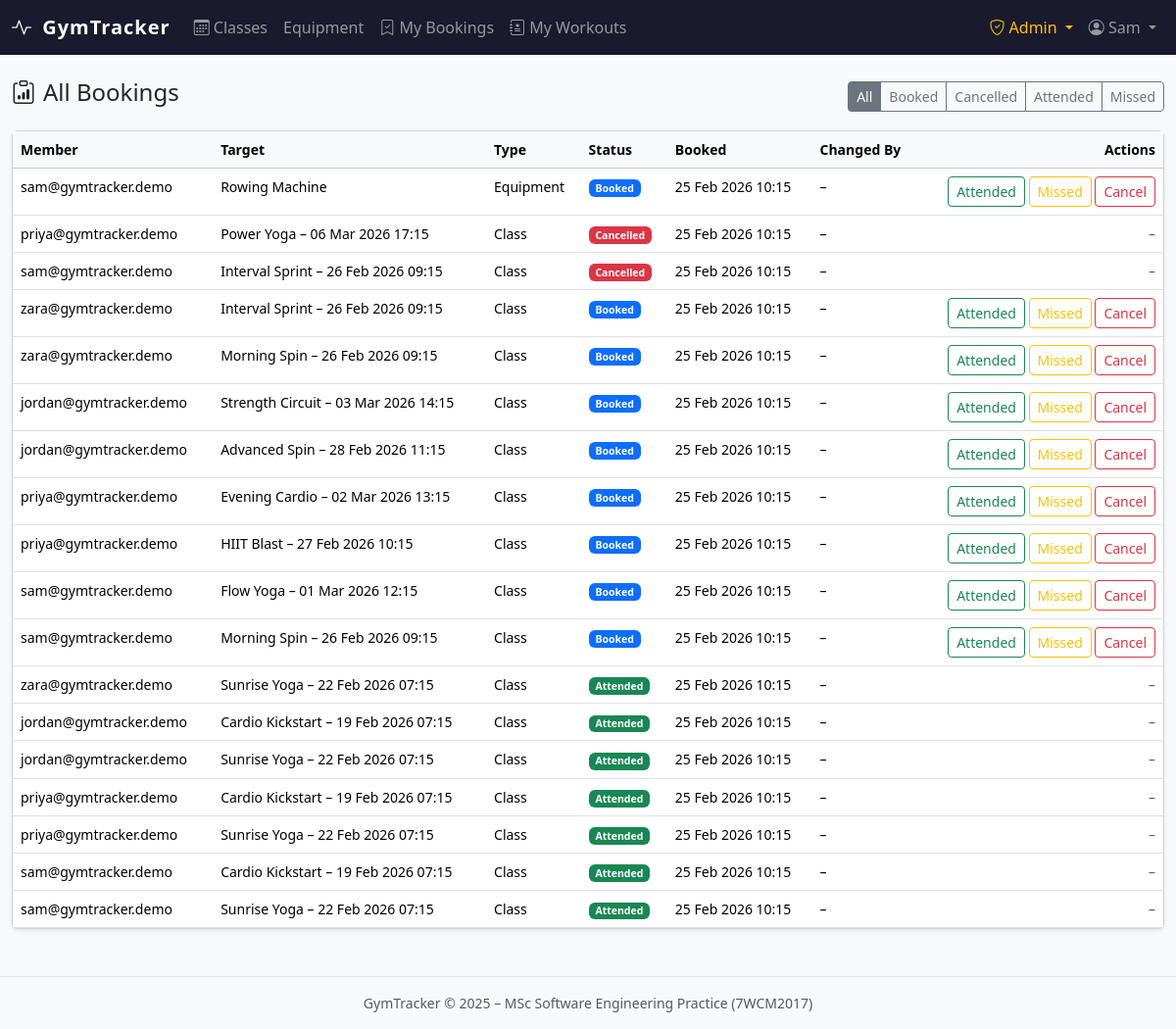
The app's page /bookings/admin/ (signed in) with its own data.
### accounts/models.py (models this page shows, shortened)
class User(AbstractBaseUser, PermissionsMixin):
    class Role(models.TextChoices):
        MEMBER = 'MEMBER', 'Member'
        ADMIN = 'ADMIN', 'Admin'
    email = models.EmailField(unique=True)
    first_name = models.CharField(max_length=150, blank=True)
    last_name = models.CharField(max_length=150, blank=True)
    role = models.CharField(max_length=10, choices=Role.choices, default=Role.MEMBER)
    is_active = models.BooleanField(default=True)
    is_staff = models.BooleanField(default=False)
    date_joined = models.DateTimeField(default=timezone.now)
    USERNAME_FIELD = 'email'
    REQUIRED_FIELDS = []
    objects = UserManager()
    class Meta:
        verbose_name = 'user'
        verbose_name_plural = 'users'
    @property
    def is_admin_role(self):
        return self.role == self.Role.ADMIN or self.is_staff or self.is_superuser

### bookings/models.py (models this page shows, shortened)
class Booking(models.Model):
    class Status(models.TextChoices):
        BOOKED = 'BOOKED', 'Booked'
        CANCELLED = 'CANCELLED', 'Cancelled'
        ATTENDED = 'ATTENDED', 'Attended'
        MISSED = 'MISSED', 'Missed'
    VALID_TRANSITIONS: dict[str, set[str]] = {
        Status.BOOKED:     {Status.CANCELLED, Status.ATTENDED, Status.MISSED},
        Status.CANCELLED:  set(),   # terminal
        Status.ATTENDED:   set(),   # terminal
        Status.MISSED:     set(),   # terminal
    }
    user = models.ForeignKey(
        settings.AUTH_USER_MODEL,
        on_delete=models.CASCADE,
        related_name='bookings',
    )
    workout_class = models.ForeignKey(
        'gym.WorkoutClass',
        on_delete=models.CASCADE,
        null=True, blank=True,
        related_name='bookings',
    )
    equipment = models.ForeignKey(
        'gym.GymEquipment',
        on_delete=models.CASCADE,
        null=True, blank=True,
        related_name='bookings',
    )
    status = models.CharField(max_length=12, choices=Status.choices, default=Status.BOOKED)
    booked_at = models.DateTimeField(default=timezone.now)
    slot_start = models.DateTimeField(null=True, blank=True)
    slot_end = models.DateTimeField(null=True, blank=True)
    status_changed_at = models.DateTimeField(auto_now=True)
    status_changed_by = models.ForeignKey(
        settings.AUTH_USER_MODEL,
        on_delete=models.SET_NULL,
        null=True, blank=True,
        related_name='booking_changes',
    )
    notes = models.TextField(blank=True)
    class Meta:
        ordering = ['-booked_at']
        constraints = [
            models.UniqueConstraint(
                fields=['user', 'workout_class'],
                condition=models.Q(status='BOOKED'),
                name='unique_active_class_booking',
            ),
            models.UniqueConstraint(
                fields=['user', 'equipment', 'slot_start'],
                condition=models.Q(status='BOOKED'),
                name='unique_active_equipment_booking',
            ),
        ]
    @property
    def booking_target(self):
        return self.workout_class or self.equipment
    @property
    def target_type(self):
        return 'class' if self.workout_class else 'equipment'

### gym/models.py (models this page shows, shortened)
class GymEquipment(models.Model):
    name = models.CharField(max_length=200)
    description = models.TextField(blank=True)
    category = models.ForeignKey(
        WorkoutCategory, on_delete=models.SET_NULL,
        null=True, blank=True, related_name='equipment',
    )
    location = models.CharField(max_length=200, blank=True, help_text="e.g. 'Ground floor, Zone A'")
    capacity = models.PositiveIntegerField(default=1)
    is_active = models.BooleanField(default=True)
    image = models.ImageField(upload_to='equipment/', null=True, blank=True)
    booking_count = models.PositiveIntegerField(default=0, editable=False)
    view_count = models.PositiveIntegerField(default=0, editable=False)
    is_featured = models.BooleanField(default=False)
    impression_count = models.PositiveIntegerField(default=0, editable=False)
    click_count = models.PositiveIntegerField(default=0, editable=False)
    created_at = models.DateTimeField(auto_now_add=True)
    updated_at = models.DateTimeField(auto_now=True)
    class Meta:
        ordering = ['-is_featured', 'name']
        verbose_name = 'Gym Equipment'
        verbose_name_plural = 'Gym Equipment'
    def __str__(self):
        return self.name

class WorkoutClass(models.Model):
    name = models.CharField(max_length=200)
    description = models.TextField(blank=True)
    category = models.ForeignKey(
        WorkoutCategory, on_delete=models.SET_NULL,
        null=True, blank=True, related_name='classes',
    )
    instructor = models.CharField(max_length=200, blank=True)
    location = models.CharField(max_length=200, blank=True)
    start_time = models.DateTimeField()
    duration_minutes = models.PositiveIntegerField(default=60)
    capacity = models.PositiveIntegerField(default=20)
    booked_count = models.PositiveIntegerField(default=0, editable=False)
    is_active = models.BooleanField(default=True)
    image = models.ImageField(upload_to='classes/', null=True, blank=True)
    view_count = models.PositiveIntegerField(default=0, editable=False)
    booking_count = models.PositiveIntegerField(default=0, editable=False)
    is_featured = models.BooleanField(default=False)
    impression_count = models.PositiveIntegerField(default=0, editable=False)
    click_count = models.PositiveIntegerField(default=0, editable=False)
    created_at = models.DateTimeField(auto_now_add=True)
    updated_at = models.DateTimeField(auto_now=True)
    class Meta:
        ordering = ['start_time']
        verbose_name = 'Workout Class'
        verbose_name_plural = 'Workout Classes'
    def __str__(self):
        return f"{self.name} – {self.start_time.strftime('%d %b %Y %H:%M')}"

### bookings/views.py (the view)
# urls.py: path('admin/', views.admin_booking_list, name='admin_booking_list'),
@admin_required
def admin_booking_list(request):
    status_filter = request.GET.get('status', '')
    bookings = Booking.objects.all().select_related(
        'user', 'workout_class', 'equipment', 'status_changed_by'
    ).order_by('-booked_at')
    if status_filter:
        bookings = bookings.filter(status=status_filter)
    return render(request, 'bookings/admin/booking_list.html', {
        'bookings': bookings,
        'status_choices': Booking.Status.choices,
        'status_filter': status_filter,
    })

### bookings/templates/bookings/admin/booking_list.html (shortened to what this page needs)
{% extends "base.html" %}
{% block content %}
<div class="d-flex justify-content-between align-items-center mb-3">
  <h2 class="h4"><i class="bi bi-clipboard-data me-2"></i>All Bookings</h2>
  <div class="btn-group btn-group-sm">
    <a href="{% url 'bookings:admin_booking_list' %}" class="btn btn-outline-secondary {% if not status_filter %}active{% endif %}">All</a>
    {% for val, label in status_choices %}
    <a href="?status={{ val }}" class="btn btn-outline-secondary {% if status_filter == val %}active{% endif %}">{{ label }}</a>
    {% endfor %}
  </div>
</div>
<div class="card shadow-sm">
  <div class="card-body p-0">
    <table class="table table-hover mb-0 small">
      <thead class="table-light">
        <tr>
          <th>Member</th><th>Target</th><th>Type</th><th>Status</th>
          <th>Booked</th><th>Changed By</th><th class="text-end">Actions</th>
        </tr>
      </thead>
      <tbody>
        {% for booking in bookings %}
        <tr>
          <td>{{ booking.user.email }}</td>
          <td>{{ booking.booking_target }}</td>
          <td>{{ booking.target_type|capfirst }}</td>
          <td>
            <span class="badge badge-{{ booking.status|lower }}">{{ booking.get_status_display }}</span>
          </td>
          <td>{{ booking.booked_at|date:"d M Y H:i" }}</td>
          <td>{{ booking.status_changed_by.email|default:"–" }}</td>
          <td class="text-end">
            {% if booking.status == 'BOOKED' %}
            <form method="post" action="{% url 'bookings:admin_mark_booking' booking.pk %}" class="d-inline">
              <button name="new_status" value="ATTENDED" class="btn btn-xs btn-sm btn-outline-success">Attended</button>
              <button name="new_status" value="MISSED" class="btn btn-xs btn-sm btn-outline-warning">Missed</button>
              <button name="new_status" value="CANCELLED" class="btn btn-xs btn-sm btn-outline-danger">Cancel</button>
            </form>
            {% else %}
            <span class="text-muted">–</span>
            {% endif %}
          </td>
        </tr>
        {% empty %}
        <tr><td colspan="7" class="text-center text-muted py-4">No bookings found.</td></tr>
        {% endfor %}
      </tbody>
    </table>
  </div>
</div>
{% endblock %}

### templates/base.html (shortened to what this page needs)
<!DOCTYPE html>
<html lang="en">
<head>
  <link rel="stylesheet" href="https://cdn.jsdelivr.net/npm/bootstrap@5.3.2/dist/css/bootstrap.min.css">
  <link rel="stylesheet" href="https://cdn.jsdelivr.net/npm/bootstrap-icons@1.11.3/font/bootstrap-icons.min.css">
</head>
<body>
<nav class="navbar navbar-expand-lg navbar-dark">
  <div class="container-fluid">
    <a class="navbar-brand text-white" href="{% url 'gym:dashboard' %}">
      <i class="bi bi-activity me-1"></i> GymTracker
    </a>
    <div class="collapse navbar-collapse" id="mainNav">
      <ul class="navbar-nav me-auto">
        {% if user.is_authenticated %}
        <li class="nav-item">
          <a class="nav-link {% block nav_classes_active %}{% endblock %}" href="{% url 'gym:class_list' %}">
            <i class="bi bi-calendar3"></i> Classes
          </a>
        </li>
        <li class="nav-item">
          <a class="nav-link {% block nav_equip_active %}{% endblock %}" href="{% url 'gym:equipment_list' %}">
             Equipment
          </a>
        </li>
        <li class="nav-item">
          <a class="nav-link {% block nav_bookings_active %}{% endblock %}" href="{% url 'bookings:my_bookings' %}">
            <i class="bi bi-bookmark-check"></i> My Bookings
          </a>
        </li>
        <li class="nav-item">
          <a class="nav-link {% block nav_tracker_active %}{% endblock %}" href="{% url 'tracker:session_list' %}">
            <i class="bi bi-journal-medical"></i> My Workouts
          </a>
        </li>
        {% endif %}
      </ul>
      <ul class="navbar-nav ms-auto">
        {% if user.is_authenticated %}
          {% if user.is_admin_role %}
          <li class="nav-item dropdown">
            <a class="nav-link dropdown-toggle text-warning" href="#" data-bs-toggle="dropdown">
              <i class="bi bi-shield-check"></i> Admin
            </a>
          </li>
          {% endif %}
          <li class="nav-item dropdown">
            <a class="nav-link dropdown-toggle" href="#" data-bs-toggle="dropdown">
              <i class="bi bi-person-circle"></i> {{ user.first_name|default:user.email }}
            </a>
          </li>
        {% else %}
          <li class="nav-item"><a class="nav-link" href="{% url 'accounts:login' %}">Log in</a></li>
          <li class="nav-item"><a class="nav-link btn btn-outline-light btn-sm px-3 ms-2" href="{% url 'accounts:register' %}">Register</a></li>
        {% endif %}
      </ul>
    </div>
  </div>
</nav>
<main class="container-fluid py-4">
  {% block content %}{% endblock %}
</main>
<footer class="text-center text-muted py-3 border-top mt-4 small">
  GymTracker &copy; 2025 – MSc Software Engineering Practice (7WCM2017)
</footer>
</body>
</html>

### templates/base.html (style rules this page uses)
:root { --gt-primary: #0d6efd; --gt-dark: #1a1a2e; }
body { background: #f8f9fa; }
.navbar { background: var(--gt-dark) !important; }
.navbar-brand { font-weight: 700; letter-spacing: 0.05em; }
.badge-booked { background: #0d6efd; }
.badge-attended { background: #198754; }
.badge-cancelled { background: #dc3545; }

### records on screen
User: first_name "Sam"
Booking: user.email "sam@gymtracker.demo", booking_target "Rowing Machine", target_type "Equipment", status "Booked", booked_at "25 Feb 2026 10:15", status_changed_by.email "–", shows "Attended"
Booking: user.email "priya@gymtracker.demo", booking_target "Power Yoga – 06 Mar 2026 17:15", target_type "Class", status "Cancelled", booked_at "25 Feb 2026 10:15", status_changed_by.email "–"
Booking: user.email "sam@gymtracker.demo", booking_target "Interval Sprint – 26 Feb 2026 09:15", target_type "Class", status "Cancelled", booked_at "25 Feb 2026 10:15", status_changed_by.email "–"
Booking: user.email "zara@gymtracker.demo", booking_target "Interval Sprint – 26 Feb 2026 09:15", target_type "Class", status "Booked", booked_at "25 Feb 2026 10:15", status_changed_by.email "–", shows "Attended"
Booking: user.email "zara@gymtracker.demo", booking_target "Morning Spin – 26 Feb 2026 09:15", target_type "Class", status "Booked", booked_at "25 Feb 2026 10:15", status_changed_by.email "–", shows "Attended"
Booking: user.email "jordan@gymtracker.demo", booking_target "Strength Circuit – 03 Mar 2026 14:15", target_type "Class", status "Booked", booked_at "25 Feb 2026 10:15", status_changed_by.email "–", shows "Attended"
Booking: user.email "jordan@gymtracker.demo", booking_target "Advanced Spin – 28 Feb 2026 11:15", target_type "Class", status "Booked", booked_at "25 Feb 2026 10:15", status_changed_by.email "–", shows "Attended"
Booking: user.email "priya@gymtracker.demo", booking_target "Evening Cardio – 02 Mar 2026 13:15", target_type "Class", status "Booked", booked_at "25 Feb 2026 10:15", status_changed_by.email "–", shows "Attended"
Booking: user.email "priya@gymtracker.demo", booking_target "HIIT Blast – 27 Feb 2026 10:15", target_type "Class", status "Booked", booked_at "25 Feb 2026 10:15", status_changed_by.email "–", shows "Attended"
Booking: user.email "sam@gymtracker.demo", booking_target "Flow Yoga – 01 Mar 2026 12:15", target_type "Class", status "Booked", booked_at "25 Feb 2026 10:15", status_changed_by.email "–", shows "Attended"
Booking: user.email "sam@gymtracker.demo", booking_target "Morning Spin – 26 Feb 2026 09:15", target_type "Class", status "Booked", booked_at "25 Feb 2026 10:15", status_changed_by.email "–", shows "Attended"
Booking: user.email "zara@gymtracker.demo", booking_target "Sunrise Yoga – 22 Feb 2026 07:15", target_type "Class", status "Attended", booked_at "25 Feb 2026 10:15", status_changed_by.email "–"
Booking: user.email "jordan@gymtracker.demo", booking_target "Cardio Kickstart – 19 Feb 2026 07:15", target_type "Class", status "Attended", booked_at "25 Feb 2026 10:15", status_changed_by.email "–"
Booking: user.email "jordan@gymtracker.demo", booking_target "Sunrise Yoga – 22 Feb 2026 07:15", target_type "Class", status "Attended", booked_at "25 Feb 2026 10:15", status_changed_by.email "–"
Booking: user.email "priya@gymtracker.demo", booking_target "Cardio Kickstart – 19 Feb 2026 07:15", target_type "Class", status "Attended", booked_at "25 Feb 2026 10:15", status_changed_by.email "–"
Booking: user.email "priya@gymtracker.demo", booking_target "Sunrise Yoga – 22 Feb 2026 07:15", target_type "Class", status "Attended", booked_at "25 Feb 2026 10:15", status_changed_by.email "–"
Booking: user.email "sam@gymtracker.demo", booking_target "Cardio Kickstart – 19 Feb 2026 07:15", target_type "Class", status "Attended", booked_at "25 Feb 2026 10:15", status_changed_by.email "–"
Booking: user.email "sam@gymtracker.demo", booking_target "Sunrise Yoga – 22 Feb 2026 07:15", target_type "Class", status "Attended", booked_at "25 Feb 2026 10:15", status_changed_by.email "–"

### other values on screen
{{ label }} "Booked" "Cancelled" "Attended" "Missed"
